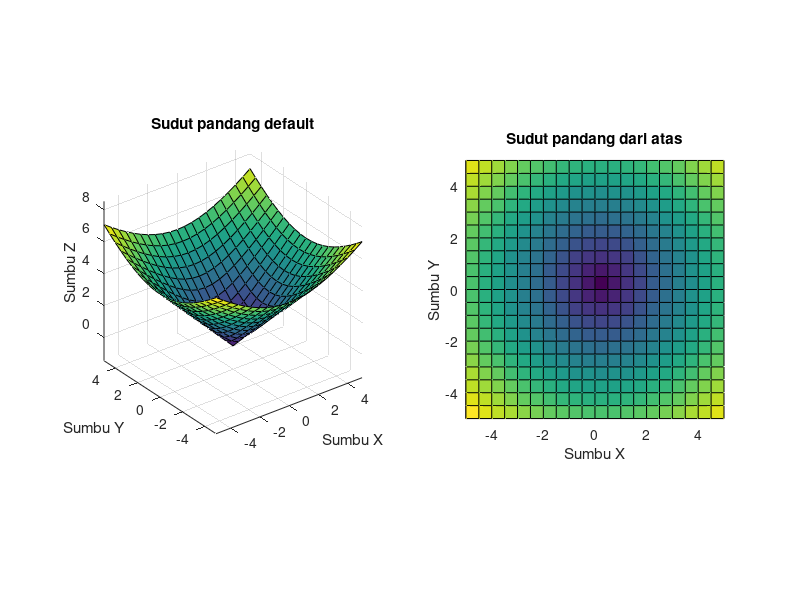

This figure's MATLAB source:
n = -5:0.5:5;
[X, Y] = meshgrid(n, n);
Z = sqrt(X.^2 + Y.^2);
figure;

# Plot 1
subplot(1, 2, 1);
surf(X, Y, Z);
title('Sudut pandang default');
xlabel('Sumbu X');
ylabel('Sumbu Y');
zlabel('Sumbu Z');
axis equal;

# Plot 2
subplot(1, 2, 2);
surf(X, Y, Z);
title('Sudut pandang dari atas');
xlabel('Sumbu X');
ylabel('Sumbu Y');
zlabel('Sumbu Z');
axis equal;
view(0, 90);
